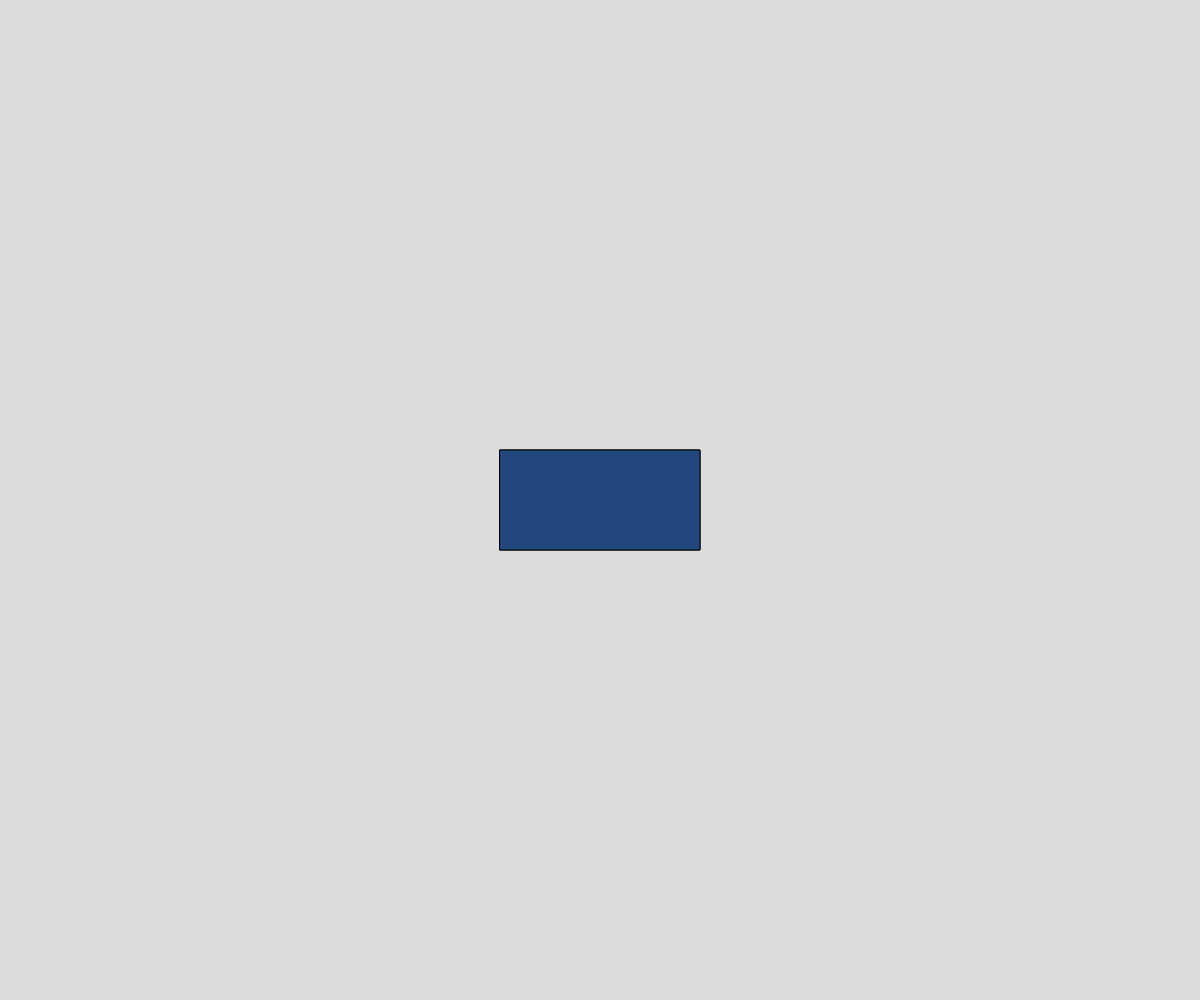
Frame 1 (no input)
Frame 60 (no input): identical to frame 1, image omitted
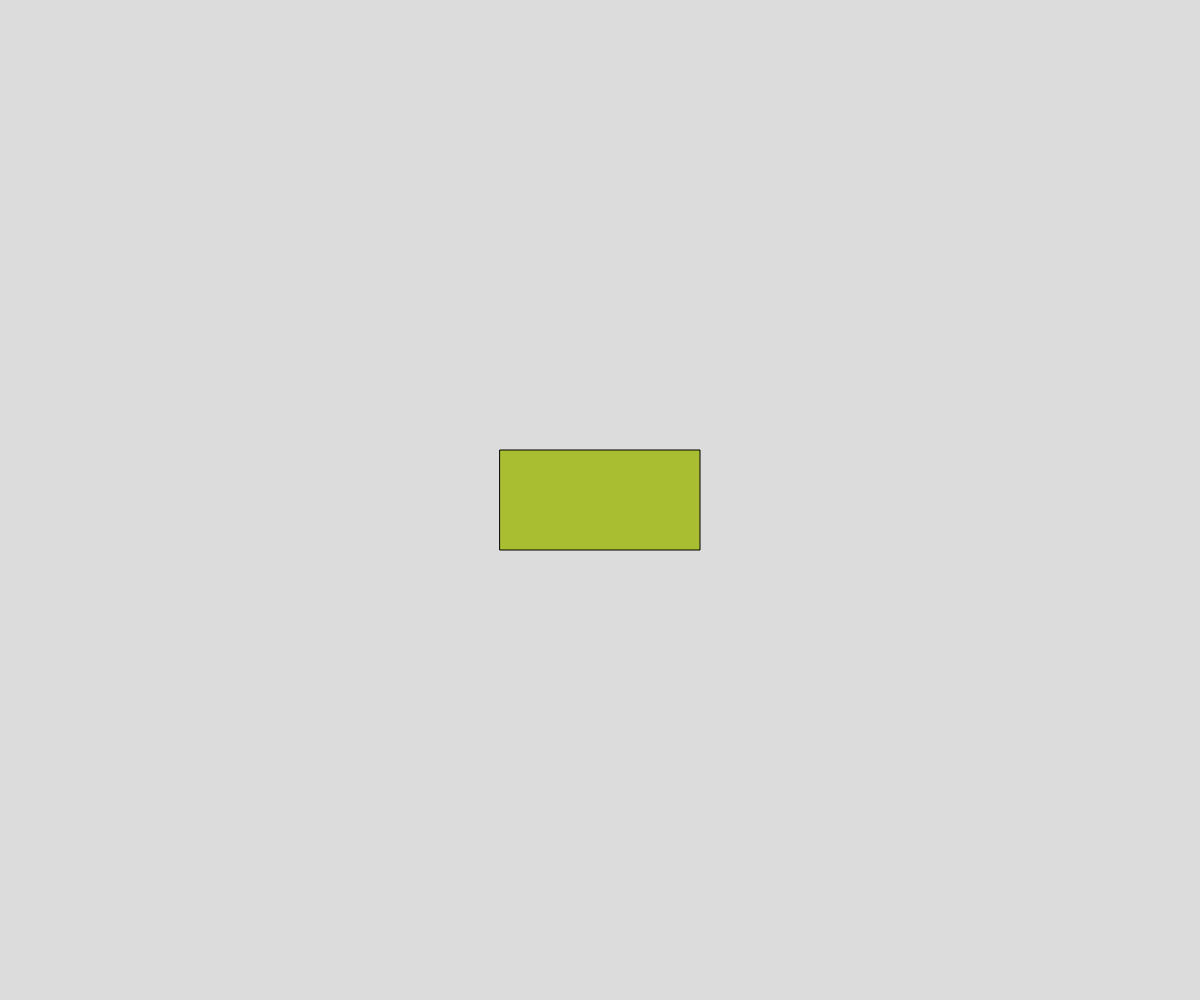
Frame 120 (the mouse pressed at the canvas centre since frame 60)

The p5.js sketch that drew these frames (run headless with seeded random() and noise() and a simulated clock; from frame 60 on, the mouse is pressed at the canvas centre):

// p5.js sketch
// ── sketch.js
// Repositioning Rectangles
// Derinsola Bolaji
// 2
//
// Global Variables
let x, y, rWidth, rHeight;
let rLeft, rRight, rTop, rBottom;
let mouseOver = false;
let pickedUp = false;


function setup() {
  createCanvas(windowWidth, windowHeight);
  rectMode(CENTER);
  x = width/2, y = height/2;
  rWidth = 200, rHeight = 100; 
}

function updateEdgePositions(){
  rLeft = x - rWidth/2; rRight = x + rWidth/2;
  rTop = y - rHeight/2; rBottom = y + rHeight/2;
}

function drawRectangle(){
  updateEdgePositions();
  print(rLeft, rBottom, rRight, rBottom);
  if(mouseX > rLeft && mouseX < rRight && 
  mouseX > rTop && mouseY < rBottom){
    mouseOver = true;
    fill(170,190,50);
  }
  else{
    mouseOver = false;
    rect(x,y,rWidth,rHeight);
    fill(35,70,125);
  }
  if(pickedUp){
    x = mouseX;
    y = mouseY;
  }

  rect(x,y,rWidth,rHeight);
}

function mousePressed(){

}

function draw() {
  background(220);
  drawRectangle();
}
